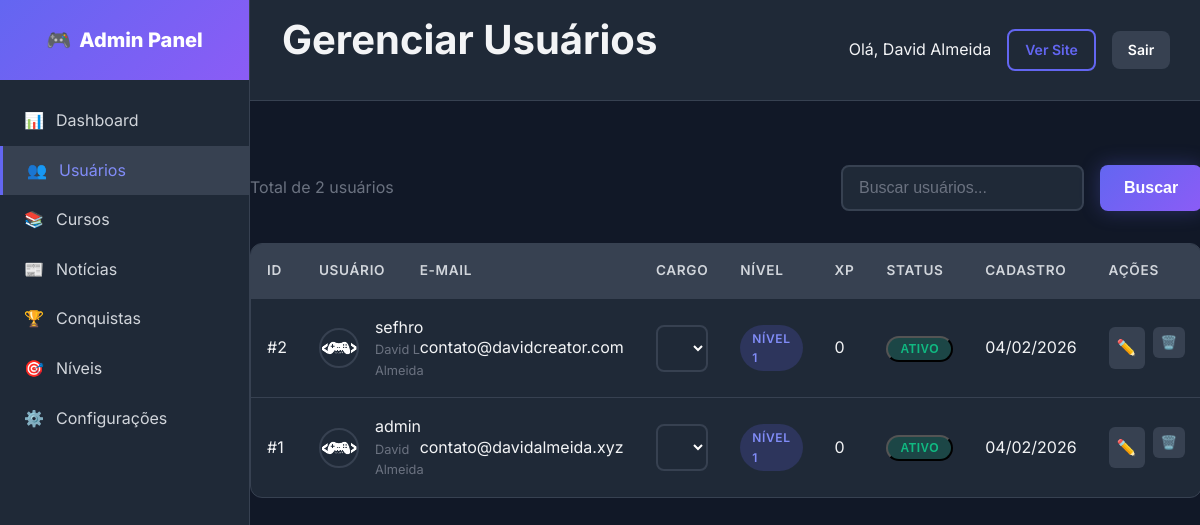
Screenshot of /admin/users/users.php (signed in) with the database file from the repository.
### tables this page shows
CREATE TABLE IF NOT EXISTS `users` (
  `id` int NOT NULL AUTO_INCREMENT,
  `username` varchar(50) NOT NULL,
  `email` varchar(100) NOT NULL,
  `password` varchar(255) NOT NULL,
  `full_name` varchar(100) NOT NULL,
  `avatar` varchar(255) DEFAULT 'default.png',
  `role` enum('student','instructor','admin') DEFAULT 'student',
  `xp_total` int DEFAULT '0',
  `level` int DEFAULT '1',
  `streak_days` int DEFAULT '0',
  `last_activity` date DEFAULT NULL,
  `coins` int DEFAULT '0',
  `bio` text,
  `github_url` varchar(255) DEFAULT NULL,
  `linkedin_url` varchar(255) DEFAULT NULL,
  `is_active` tinyint(1) DEFAULT '1',
  `email_verified` tinyint(1) DEFAULT '0',
  `created_at` timestamp NULL DEFAULT CURRENT_TIMESTAMP,
  `updated_at` timestamp NULL DEFAULT CURRENT_TIMESTAMP ON UPDATE CURRENT_TIMESTAMP,
  PRIMARY KEY (`id`),
  UNIQUE KEY `username` (`username`),
  UNIQUE KEY `email` (`email`),
  KEY `idx_username` (`username`),
  KEY `idx_email` (`email`),
  KEY `idx_xp` (`xp_total`)
);

### includes/functions.php (called while the page is built, shortened)
<?php
if (!function_exists('url')) {
    function url(string $path = ''): string {
        $baseUrl = defined('BASE_URL') ? BASE_URL : 'http://localhost/gamedev-academy/';
        return rtrim($baseUrl, '/') . '/' . ltrim($path, '/');
    }
}
if (!function_exists('asset')) {
    function asset(string $path): string {
        $path = ltrim($path, '/');
        $protocol = (!empty($_SERVER['HTTPS']) && $_SERVER['HTTPS'] === 'on') ? 'https://' : 'http://';
        $host = $_SERVER['HTTP_HOST'] ?? 'localhost';
        $scriptName = $_SERVER['SCRIPT_NAME'];
        $pathParts = explode('/', trim($scriptName, '/'));
        $projectFolder = $pathParts[0] ?? '';
        if (!empty($projectFolder) && $projectFolder !== 'index.php') {
            return $protocol . $host . '/' . $projectFolder . '/assets/' . $path;
        }
        return $protocol . $host . '/assets/' . $path;
    }
}
if (!function_exists('escape')) {
    function escape(?string $string): string {
        return htmlspecialchars($string, ENT_QUOTES | ENT_HTML5, 'UTF-8');
    }
}
if (!function_exists('formatDate')) {
    function formatDate(?string $date, string $format = 'd/m/Y'): string {
        $timestamp = is_numeric($date) ? $date : strtotime($date);
        return date($format, $timestamp);
    }
}
if (!function_exists('getUserAvatar')) {
    function getUserAvatar(?string $avatar = null, string $username = '', int $size = 200): string {
        return asset('images/avatars/default.png');
    }
}
if (!function_exists('getAvatar')) {
    function getAvatar(?string $avatar = null, string $username = ''): string {
        return getUserAvatar($avatar, $username);
    }
}
?>

### classes/Database.php (called while the page is built, shortened)
<?php
class Database {
    private static $instance = null;
    private $pdo;
    private function __construct() {
        try {
            $dsn = "mysql:host=" . DB_HOST . ";dbname=" . DB_NAME . ";charset=" . DB_CHARSET;
            $options = [
                PDO::ATTR_ERRMODE => PDO::ERRMODE_EXCEPTION,
                PDO::ATTR_DEFAULT_FETCH_MODE => PDO::FETCH_ASSOC,
                PDO::ATTR_EMULATE_PREPARES => false,
            ];
            $this->pdo = new PDO($dsn, DB_USER, DB_PASS, $options);
        } catch (PDOException $e) {
            die("Erro de conexão: " . $e->getMessage());
        }
    }
    public static function getInstance(): self {
        if (self::$instance === null) {
            self::$instance = new self();
        }
        return self::$instance;
    }
    public function query(string $sql, array $params = []): PDOStatement {
        $stmt = $this->pdo->prepare($sql);
        $stmt->execute($params);
        return $stmt;
    }
    public function fetch(string $sql, array $params = []): ?array {
        return $this->query($sql, $params)->fetch() ?: null;
    }
    public function fetchAll(string $sql, array $params = []): array {
        return $this->query($sql, $params)->fetchAll();
    }
}

### classes/Auth.php (called while the page is built, shortened)
<?php
require_once __DIR__ . '/Database.php';
require_once __DIR__ . '/User.php';
class Auth {
    private $user;
    public function __construct() {
        $this->user = new User();
    }
    public function isLoggedIn(): bool {
        if (isset($_SESSION['user_id'])) {
            return true;
        }
        return false;
    }
    public function getCurrentUser(): ?array {
        return $this->user->find($_SESSION['user_id']);
    }
    public function isAdmin(): bool {
        $user = $this->getCurrentUser();
        return $user && $user['role'] === 'admin';
    }
    public function requireAdmin(): void {
        if (!$this->isAdmin()) {
            header('Location: ' . SITE_URL . '/user/');
            exit;
        }
    }
}

### classes/User.php (called while the page is built, shortened)
<?php
class User {
    private $db;
    public function __construct() {
        $this->db = Database::getInstance();
    }
    public function find(int $id): ?array {
        return $this->db->fetch("SELECT * FROM users WHERE id = ?", [$id]);
    }
    public function getAll(int $limit = 50, int $offset = 0): array {
        return $this->db->fetchAll(
            "SELECT * FROM users ORDER BY created_at DESC LIMIT ? OFFSET ?",
            [$limit, $offset]
        );
    }
    public function count(): int {
        $result = $this->db->fetch("SELECT COUNT(*) as total FROM users");
        return (int) $result['total'];
    }
}

### admin/users/users.php (the view, shortened to what this page needs)
<?php
$pageTitle = 'Gerenciar Usuários';
include '../includes/header.php';
$userModel = new User();
$db = Database::getInstance();
$search = $_GET['search'] ?? '';
$page = max(1, intval($_GET['page'] ?? 1));
$perPage = 20;
$offset = ($page - 1) * $perPage;
if ($search) {
    $users = $db->fetchAll(
        "SELECT * FROM users
         WHERE username LIKE ? OR email LIKE ? OR full_name LIKE ?
         ORDER BY created_at DESC
         LIMIT ? OFFSET ?",
        ["%$search%", "%$search%", "%$search%", $perPage, $offset]
    );
    $total = $db->fetch(
        "SELECT COUNT(*) as total FROM users
         WHERE username LIKE ? OR email LIKE ? OR full_name LIKE ?",
        ["%$search%", "%$search%", "%$search%"]
    )['total'];
} else {
    $users = $userModel->getAll($perPage, $offset);
    $total = $userModel->count();
}
?>
<div class="d-flex justify-between align-center mb-4">
    <div>
        <p class="text-muted">Total de <?= $total ?> usuários</p>
    </div>
    <form method="GET" class="d-flex gap-2">
        <input type="text" name="search" class="form-control input-search-width"
               placeholder="Buscar usuários..."
               value="<?= escape($search) ?>">
        <button type="submit" class="btn btn-primary">Buscar</button>
    </form>
</div>
<div class="admin-table-container">
    <table class="admin-table">
        <thead>
            <tr>
                <th>ID</th>
                <th>Usuário</th>
                <th>E-mail</th>
                <th>Cargo</th>
                <th>Nível</th>
                <th>XP</th>
                <th>Status</th>
                <th>Cadastro</th>
                <th>Ações</th>
            </tr>
        </thead>
        <tbody>
            <?php foreach ($users as $user): ?>
            <tr>
                <td>#<?= $user['id'] ?></td>
                <td>
                    <div class="d-flex align-center gap-2">
                        <img src="<?= getAvatar($user['avatar']) ?>" alt="" class="avatar">
                        <div>
                            <div><?= escape($user['username']) ?></div>
                            <div style="font-size: 0.8rem; color: var(--gray-500);">
                                <?= escape($user['full_name']) ?>
                            </div>
                        </div>
                    </div>
                </td>
                <td><?= escape($user['email']) ?></td>
                <td>
                    <form method="POST" class="d-inline">
                        <select name="role" onchange="this.form.submit()" class="form-control form-select-sm">
                            <option value="student" <?= $user['role'] === 'student' ? 'selected' : '' ?>>Estudante</option>
                            <option value="admin" <?= $user['role'] === 'admin' ? 'selected' : '' ?>>Admin</option>
                        </select>
                    </form>
                </td>
                <td>
                    <span class="badge badge-primary">Nível <?= $user['level'] ?></span>
                </td>
                <td><?= number_format($user['xp_total']) ?></td>
                <td>
                    <form method="POST" class="d-inline">
                        <?php if ($user['is_active']): ?>
                            <button type="submit" class="badge badge-success btn-unstyled">
                                Ativo
                            </button>
                        <?php else: ?>
                            <button type="submit" class="badge badge-danger btn-unstyled">
                                Inativo
                            </button>
                        <?php endif; ?>
                    </form>
                </td>
                <td><?= formatDate($user['created_at']) ?></td>
                <td>
                    <div class="admin-actions">
                        <a href="<?= url('admin/users/user-edit.php?id=' . $user['id']) ?>"
                           class="btn-action edit" title="Editar">✏️</a>
                        <form method="POST" class="d-inline" onsubmit="return confirm('Tem certeza que deseja excluir este usuário? Esta ação não pode ser desfeita.');">
                            <button type="submit" class="btn-action delete" title="Deletar">🗑️</button>
                        </form>
                    </div>
                </td>
            </tr>
            <?php endforeach; ?>
        </tbody>
    </table>
</div>
<?php include '../includes/footer.php'; ?>

### admin/includes/header.php (shortened to what this page needs)
<?php
require_once __DIR__ . '/../../config/database.php';
require_once __DIR__ . '/../../classes/Database.php';
require_once __DIR__ . '/../../classes/User.php';
require_once __DIR__ . '/../../classes/Auth.php';
require_once __DIR__ . '/../../classes/News.php';
require_once __DIR__ . '/../../includes/functions.php';
$auth = new Auth();
$auth->requireAdmin();
$currentUser = $auth->getCurrentUser();
?>
<!DOCTYPE html>
<html lang="pt-BR">
<head>
    <link rel="stylesheet" href="<?= asset('css/main.css') ?>">
    <link rel="stylesheet" href="<?= asset('css/admin.css') ?>">
<?php
    if (class_exists('EditorJSLoader')) {
        EditorJSLoader::renderStyles();
    }
?>
</head>
<body>
    <div class="admin-layout">
        <?php include __DIR__ . '/sidebar.php'; ?>
        <main class="admin-main">
            <div class="admin-header">
                <h1><?= $pageTitle ?? 'Dashboard' ?></h1>
                <div class="d-flex align-center gap-2">
                    <span>Olá, <?= escape($currentUser['full_name']) ?></span>
                    <a href="<?= url() ?>" class="btn btn-sm btn-outline">Ver Site</a>
                    <a href="<?= url('logout.php') ?>" class="btn btn-sm btn-secondary">Sair</a>
                </div>
            </div>
            <div class="admin-content"></div>

### assets/css/main.css (style rules this page uses)
:root { --primary: #6366f1; --primary-dark: #4f46e5; --primary-light: #818cf8; --secondary: #10b981; --accent: #f59e0b; --danger: #ef4444; --warning: #f59e0b; --success: #10b981; --dark: #1e1e2e; --dark-light: #2a2a3e; --gray-900: #111827; --gray-800: #1f2937; --gray-700: #374151; --gray-600: #4b5563; --gray-500: #6b7280; --gray-400: #9ca3af; --gray-300: #d1d5db; --gray-200: #e5e7eb; --gray-100: #f3f4f6; --white: #ffffff; --gradient-primary: linear-gradient(135deg, #6366f1 0%, #8b5cf6 100%); --gradient-secondary: linear-gradient(135deg, #10b981 0%, #34d399 100%); --gradient-dark: linear-gradient(135deg, #1e1e2e 0%, #2a2a3e 100%); --gradient-hero: linear-gradient(135deg, #1e1e2e 0%, #2d1b69 50%, #1e1e2e 100%); --shadow-sm: 0 1px 2px rgba(0, 0, 0, 0.05); --shadow: 0 4px 6px -1px rgba(0, 0, 0, 0.1); --shadow-md: 0 10px 15px -3px rgba(0, 0, 0, 0.1); --shadow-lg: 0 20px 25px -5px rgba(0, 0, 0, 0.1); --shadow-glow: 0 0 20px rgba(99, 102, 241, 0.3); --radius-sm: 0.375rem; --radius: 0.5rem; --radius-lg: 0.75rem; --radius-xl: 1rem; --radius-full: 9999px; --transition: all 0.3s ease; --transition-fast: all 0.15s ease; }
* { margin: 0; padding: 0; box-sizing: border-box; }
html { scroll-behavior: smooth; }
body { font-family: 'Inter', -apple-system, BlinkMacSystemFont, 'Segoe UI', Roboto, sans-serif; background: var(--gray-900); color: var(--gray-100); line-height: 1.6; min-height: 100vh; }
a { color: var(--primary-light); text-decoration: none; transition: var(--transition-fast); }
img { max-width: 100%; height: auto; }
h1, h2, h3, h4, h5, h6 { font-weight: 700; line-height: 1.2; margin-bottom: 0.5em; }
h1 { font-size: 2.5rem; }
.btn { display: inline-flex; align-items: center; justify-content: center; gap: 0.5rem; padding: 0.75rem 1.5rem; font-size: 1rem; font-weight: 600; border: none; border-radius: var(--radius); cursor: pointer; transition: var(--transition); text-decoration: none; }
.btn-primary { background: var(--gradient-primary); color: var(--white); box-shadow: var(--shadow-glow); }
.btn-secondary { background: var(--gray-700); color: var(--white); }
.btn-outline { background: transparent; border: 2px solid var(--primary); color: var(--primary); }
.btn-sm { padding: 0.5rem 1rem; font-size: 0.875rem; }
.form-control { width: 100%; padding: 0.75rem 1rem; font-size: 1rem; color: var(--white); background: var(--gray-800); border: 2px solid var(--gray-700); border-radius: var(--radius); transition: var(--transition-fast); }
.form-control::placeholder { color: var(--gray-500); }
select.form-control { cursor: pointer; }
.badge { display: inline-flex; align-items: center; padding: 0.25rem 0.75rem; font-size: 0.75rem; font-weight: 600; border-radius: var(--radius-full); text-transform: uppercase; letter-spacing: 0.05em; }
.badge-primary { background: rgba(99, 102, 241, 0.2); color: var(--primary-light); }
.badge-success { background: rgba(16, 185, 129, 0.2); color: var(--success); }
.avatar { width: 40px; height: 40px; border-radius: var(--radius-full); object-fit: cover; border: 2px solid var(--gray-700); }
.text-muted { color: var(--gray-500); }
.mb-4 { margin-bottom: 2rem; }
.d-flex { display: flex; }
.align-center { align-items: center; }
.justify-between { justify-content: space-between; }
.gap-2 { gap: 1rem; }

### assets/css/admin.css (style rules this page uses)
.admin-layout { display: flex; min-height: 100vh; }
.admin-main { flex: 1; margin-left: 250px; min-height: 100vh; background: var(--gray-900); }
.admin-header { background: var(--gray-800); border-bottom: 1px solid var(--gray-700); padding: 1rem 2rem; display: flex; justify-content: space-between; align-items: center; }
.admin-content { padding: 2rem; }
.admin-table-container { background: var(--gray-800); border-radius: var(--radius-lg); overflow: hidden; border: 1px solid var(--gray-700); }
.admin-table { width: 100%; border-collapse: collapse; }
.admin-table thead { background: var(--gray-700); }
.admin-table th { padding: 1rem; text-align: left; font-weight: 600; color: var(--gray-300); font-size: 0.85rem; text-transform: uppercase; letter-spacing: 0.05em; }
.admin-table td { padding: 1rem; border-top: 1px solid var(--gray-700); }
.admin-actions { display: flex; gap: 0.5rem; }
.btn-action { padding: 0.5rem; background: var(--gray-700); border: none; border-radius: var(--radius-sm); color: var(--gray-400); cursor: pointer; transition: var(--transition-fast); }
.btn-action.edit { color: var(--primary); }
.btn-action.delete { color: var(--danger); }

### rows the page displays
users: full_name "David Almeida", id "1", avatar (placeholder picture), username "admin", email "contato@davidalmeida.xyz", role "Admin", level "1", xp_total "0", is_active "ATIVO", created_at "04/02/2026"
users: id "2", username "sefhro", full_name "David L Almeida", email "contato@davidcreator.com", role "Estudante", level "1", xp_total "0", is_active "ATIVO", created_at "04/02/2026"

### other values shown
$pageTitle "Gerenciar Usuários"
$total "2"
